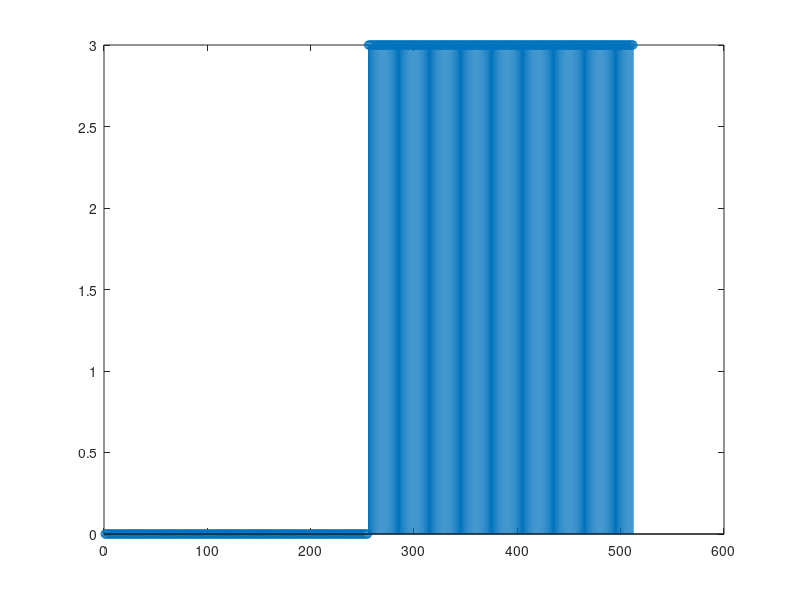
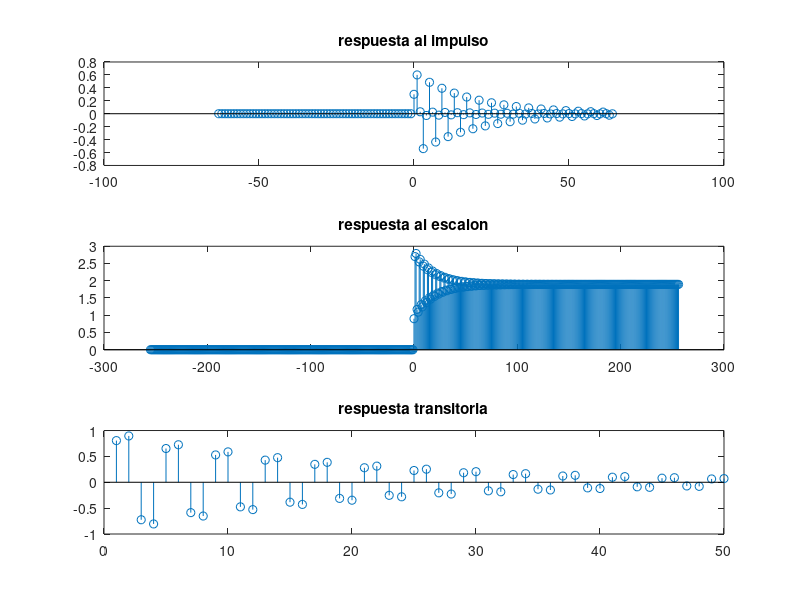
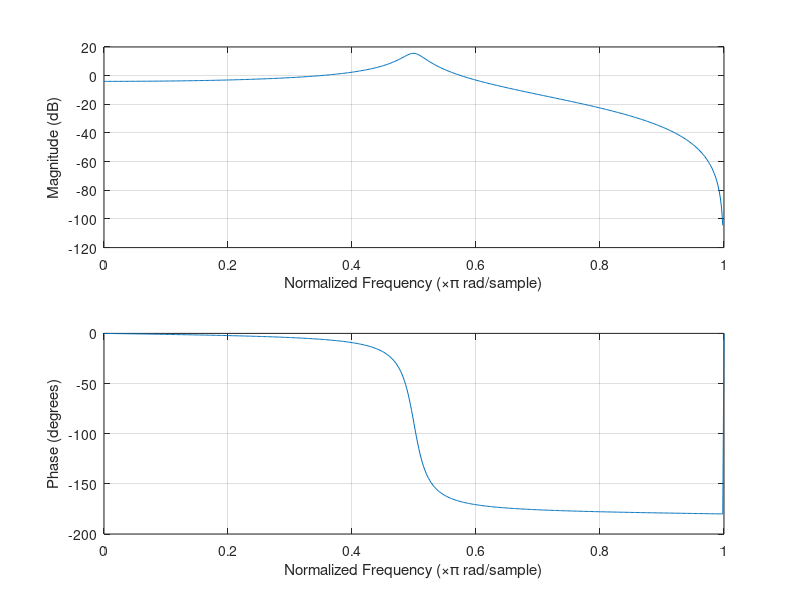
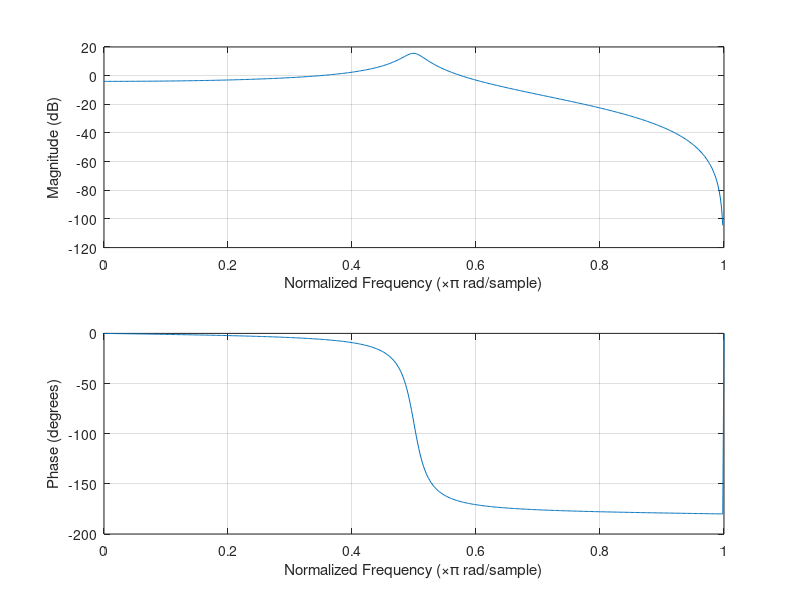

The MATLAB source for these figures, in order:
a=zeros(1,3);
b=zeros(1,3);

%Vector coeficientes x(n)
a(1)=0.3;
a(2)=0.6;
a(3)=0.3;

%Vector coeficientes y(n)
b(1)=1;
b(2)=0;
b(3)=0.9;

%Funcion impulso
impulso=zeros(1,128);
impulso(64)=1;

%Respuesta al impulso
y=filter(a,b,impulso)

%Funcion escalon
escalon=zeros(1,512);
for i=256:512,
   escalon(i)=3;
end
stem(escalon)

%Respuesta al escalon
n=-255:1:256
ye=filter(a,b,escalon)


%Respuesta en regimen permanente
g0=ye(512)%1.8947

%Repuesta transitoria
yt=zeros(1,50)
for j=1:50,
   yt(j)=ye(j+256)-g0;
end

%Representacion de las respuestas
figure;
subplot(3,1,1);
n=-63:1:64
stem(n,y)
title('respuesta al impulso');
subplot(3,1,2);
n=-255:1:256
stem(n,ye)
title('respuesta al escalon');
subplot(3,1,3);
stem(yt)
title('respuesta transitoria');

%EJERCICIO FUNCION FREQZ
%Representacion toda la circunferencia
figure
freqz(a, b, 512,'WHOLE')
%Representacion mitad superior de la circunferencia
figure
freqz(a, b, 512)

%El filtro es de tipo paso baja con polo doble complejo




%%%%%%%%%%%%%%%%%%%%%%%%%%%%%%%%%%%%%%%%%%%%%%%%%%%%%%%%%%%%%%%%%%%%%%%%%%%%%%%%%%%%%
%Repetimos lo anterior pero con otras ecuaciones en diferencias:

%Ecuacion a:
a1=zeros(1,3);
b1=zeros(1,3);

%Vector coeficientes x(n)
a1(1)=0.6;
a1(2)=-0.48;
a1(3)=0.48;
a1(4)=-1.6;

%Vector coeficientes y(n)
b1(1)=1;
b1(2)=0.13;
b1(3)=0.2;
b1(4)=0.3;


%Respuesta al impulso
y1=filter(a1,b1,impulso)


%Respuesta al escalon
n=-255:1:256
ye1=filter(a1,b1,escalon)


%Respuesta en regimen permanente
g0=ye1(512)
%Repuesta transitoria
yt1=zeros(1,50)
for j=1:50,
   yt1(j)=ye1(j+256)-g0;
end

%Representacion de las respuestas
figure;
subplot(3,1,1);
n=-63:1:64
stem(n,y1)
title('respuesta al impulso');
subplot(3,1,2);
n=-255:1:256
stem(n,ye1)
title('respuesta al escalon');
subplot(3,1,3);
stem(yt1)
title('respuesta transitoria');

%EJERCICIO FUNCION FREQZ
figure
freqz(a1, b1, 512,'WHOLE')
figure
freqz(a1, b1, 512)

%%%%%%%%%%%%%%%%%%%%%%%%%%%%%%%%%%%%%%%%%%%%%%%%%%%%%%%%%%%%%%%%%%%%%%%%%%%%%%%%%%
%Ecuacion b:
a2=zeros(1,3);
b2=zeros(1,3);

%Vector coeficientes x(n)
a2(1)=10;
a2(2)=-5;
a2(3)=1;

%Vector coeficientes y(n)
b2(1)=1;
b2(2)=-5;
b2(3)=10;

%Respuesta al impulso
y2=filter(b2,a2,impulso)

%Respuesta al escalon
n=-255:1:256
ye2=filter(b2,a2,escalon)

%Respuesta en regimen permanente
g0=ye2(512)
%Repuesta transitoria
yt2=zeros(1,50)
for j=1:50,
   yt2(j)=ye2(j+256)-g0;
end

%Representacion de las respuestas
figure;
subplot(3,1,1);
n=-63:1:64
stem(n,y2)
title('respuesta al impulso');
subplot(3,1,2);
n=-255:1:256
stem(n,ye2)
title('respuesta al escalon');
subplot(3,1,3);
stem(yt2)
title('respuesta transitoria');

%EJERCICIO  FUNCION FREQZ
figure
freqz(b2, a2, 512,'WHOLE')
figure
freqz(b2, a2, 512)


%%%%%%%%%%%%%%%%%%%%%%%%%%%%%%%%%%%%%%%%%%%%%%%%%%%%%%%%%%%%%%%%%%%%%%%%%%%%%%%%%%%%%%%%%%%

%Ejercicio descomposicion en fracciones simples

%coeficientes a
a3=zeros(1,4);
a3(1)=1;
a3(2)=-0.8741;
a3(3)=0.9217;
a3(4)=0.2672;
%coeficientes b
b3=zeros(1,4);
b3(1)=0.1866;
b3(2)=0.2336;
b3(3)=0.2336;
b3(4)=0.1866;


%descomponemos en fracciones simples
[R,P,k]=residuez(b3,a3);

for n=1:100
    
   trans_inver(n) = R(1)*P(1)^n + R(2)*P(2)^n + R(3)*P(3)^n + k;
    
end

%calculamos los polos y los ceros
[ceros,polos,c]=tf2zp(b3,a3);

%respuesta en frecuencia compleja
figure
freqz(b3,a3,512,'whole');

%respuesta al impulso
impulso=zeros(1,100);
impulso(1)=1;

ri=filter(b3,a3,impulso);



figure
subplot(2,1,1)
plot(ri)
title('respuesta impulso');
subplot(2,1,2)
stem(trans_inver)
title('respuesta con factores simples');
